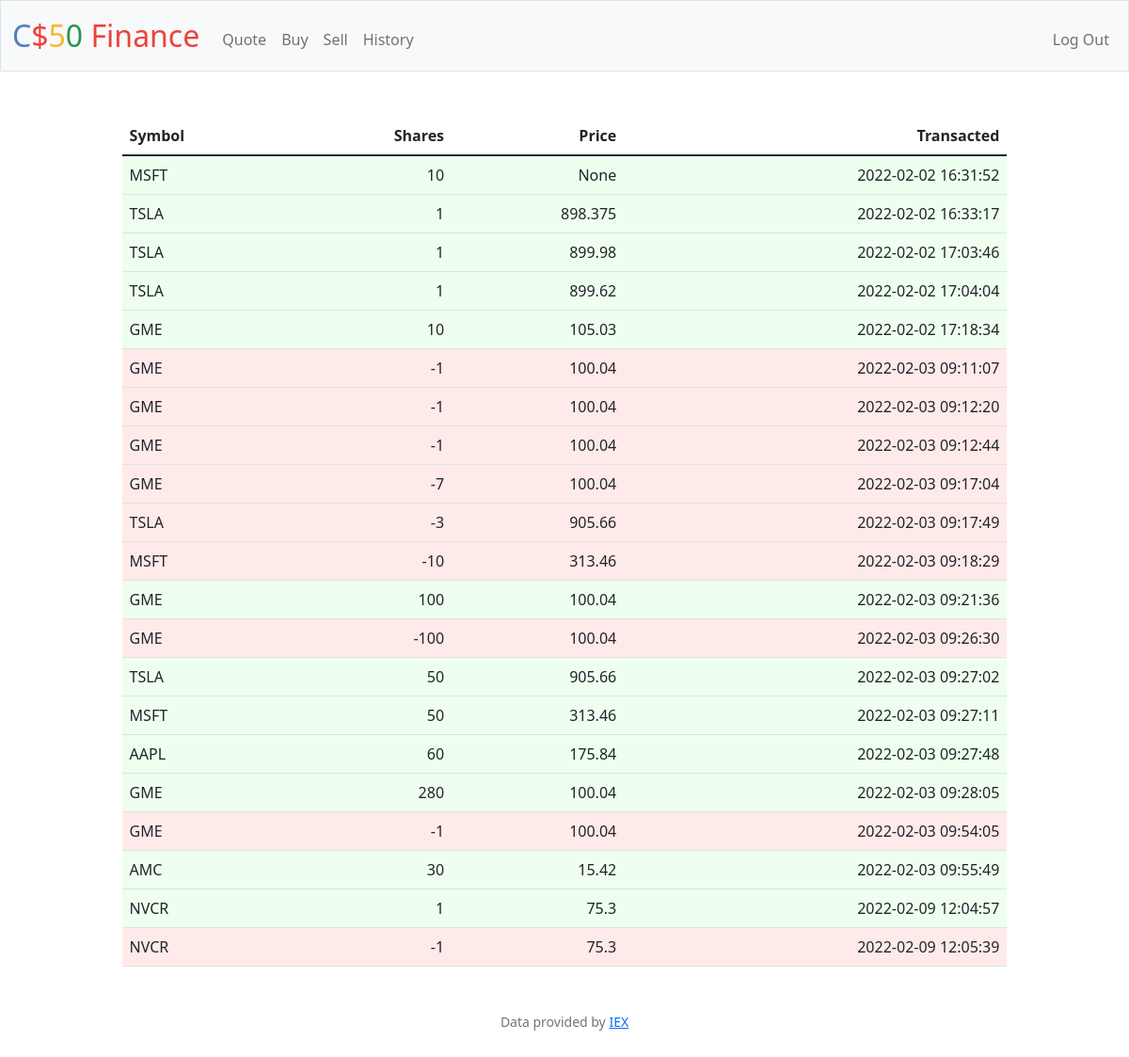
Screenshot of /history (signed in) with the database file from the repository.
### tables this page shows
CREATE TABLE 'transactions' ('id' INTEGER PRIMARY KEY NOT NULL, 'symbol' TEXT, 'shares' INTEGER, 'price' NUMERIC, 'user_id' INTEGER, 'date' DATETIME DEFAULT CURRENT_TIMESTAMP);

### app.py (the view)
@app.route("/history")
@login_required
def history():
    transactions = db.execute('SELECT * FROM transactions WHERE user_id = ?', session['user_id'])
    return render_template('history.html', transactions=transactions)

### app.py (called while the page is built)
@app.after_request
def after_request(response):
    response.headers["Cache-Control"] = "no-cache, no-store, must-revalidate"
    response.headers["Expires"] = 0
    response.headers["Pragma"] = "no-cache"
    return response

### helpers.py (called while the page is built)
def login_required(f):
    @wraps(f)
    def decorated_function(*args, **kwargs):
        if session.get("user_id") is None:
            return redirect("/login")
        return f(*args, **kwargs)
    return decorated_function

### templates/history.html (shortened to what this page needs)
{% extends "layout.html" %}
{% block main %}
   <table class="table tablestriped">
        <thead>
            <tr>
                <th class="text-start">Symbol</th>
                <th class="text-end">Shares</th>
                <th class="text-end">Price</th>
                <th class="text-end">Transacted</th>
            </tr>
        </thead>
       <tbody>
            {% for t in transactions %}
            <tr class={{ 'sell' if t['shares'] < 0 else 'buy' }}>
                <td class="text-start">{{ t["symbol"] }}</td>
                <td class="text-end">{{ t["shares"] }}</td>
                <td class="text-end">{{ t["price"] }}</td>
                <td class="text-end">{{ t["date"] }}</td>
            </tr>
            {% endfor %}
        </tbody>
    </table>
{% endblock %}

### templates/layout.html (shortened to what this page needs)
<!DOCTYPE html>
<html lang="en">
    <head>
        <link href="https://cdn.jsdelivr.net/npm/bootstrap@5.1.3/dist/css/bootstrap.min.css" rel="stylesheet">
        <link href="/static/styles.css" rel="stylesheet">
    </head>
    <body>
        <nav class="bg-light border navbar navbar-expand-md navbar-light">
            <div class="container-fluid">
                <a class="navbar-brand" href="/"><span class="blue">C</span><span class="red">$</span><span class="yellow">5</span><span class="green">0</span> <span class="red">Finance</span></a>
                <div class="collapse navbar-collapse" id="navbar">
                    {% if session["user_id"] %}
                        <ul class="navbar-nav me-auto mt-2">
                            <li class="nav-item"><a class="nav-link" href="/quote">Quote</a></li>
                            <li class="nav-item"><a class="nav-link" href="/buy">Buy</a></li>
                            <li class="nav-item"><a class="nav-link" href="/sell">Sell</a></li>
                            <li class="nav-item"><a class="nav-link" href="/history">History</a></li>
                        </ul>
                        <ul class="navbar-nav ms-auto mt-2">
                            <li class="nav-item"><a class="nav-link" href="/logout">Log Out</a></li>
                        </ul>
                    {% else %}
                        <ul class="navbar-nav ms-auto mt-2">
                            <li class="nav-item"><a class="nav-link" href="/register">Register</a></li>
                            <li class="nav-item"><a class="nav-link" href="/login">Log In</a></li>
                        </ul>
                    {% endif %}
                </div>
            </div>
        </nav>
        <main class="container-fluid py-5 text-center">
            {% block main %}{% endblock %}
        </main>
        <footer class="mb-5 small text-center text-muted">
            Data provided by <a href="https://iexcloud.io/">IEX</a>
        </footer>
    </body>
</html>

### static/styles.css (style rules this page uses)
nav .navbar-brand { font-size: xx-large; }
nav .navbar-brand .blue { color: #537fbe; }
nav .navbar-brand .red { color: #ea433b; }
nav .navbar-brand .yellow { color: #f5b82e; }
nav .navbar-brand .green { color: #2e944b; }
.table { width:calc(100% - 20%); margin:0 10%; }
tr.buy { background-color:rgb(239, 255, 239); }
tr.sell { background-color: rgb(255, 234, 234); }

### rows the page displays
transactions: symbol "MSFT", shares "10", price "None", date "2022-02-02 16:31:52"
transactions: symbol "TSLA", shares "1", price "898.375", date "2022-02-02 16:33:17"
transactions: symbol "TSLA", shares "1", price "899.98", date "2022-02-02 17:03:46"
transactions: symbol "TSLA", shares "1", price "899.62", date "2022-02-02 17:04:04"
transactions: symbol "GME", shares "10", price "105.03", date "2022-02-02 17:18:34"
transactions: symbol "GME", shares "-1", price "100.04", date "2022-02-03 09:11:07"
transactions: symbol "GME", shares "-1", price "100.04", date "2022-02-03 09:12:20"
transactions: symbol "GME", shares "-1", price "100.04", date "2022-02-03 09:12:44"
transactions: symbol "GME", shares "-7", price "100.04", date "2022-02-03 09:17:04"
transactions: symbol "TSLA", shares "-3", price "905.66", date "2022-02-03 09:17:49"
transactions: symbol "MSFT", shares "-10", price "313.46", date "2022-02-03 09:18:29"
transactions: symbol "GME", shares "100", price "100.04", date "2022-02-03 09:21:36"
transactions: symbol "GME", shares "-100", price "100.04", date "2022-02-03 09:26:30"
transactions: symbol "TSLA", shares "50", price "905.66", date "2022-02-03 09:27:02"
transactions: symbol "MSFT", shares "50", price "313.46", date "2022-02-03 09:27:11"
transactions: symbol "AAPL", shares "60", price "175.84", date "2022-02-03 09:27:48"
transactions: symbol "GME", shares "280", price "100.04", date "2022-02-03 09:28:05"
transactions: symbol "GME", shares "-1", price "100.04", date "2022-02-03 09:54:05"
transactions: symbol "AMC", shares "30", price "15.42", date "2022-02-03 09:55:49"
transactions: symbol "NVCR", shares "1", price "75.3", date "2022-02-09 12:04:57"
transactions: symbol "NVCR", shares "-1", price "75.3", date "2022-02-09 12:05:39"
